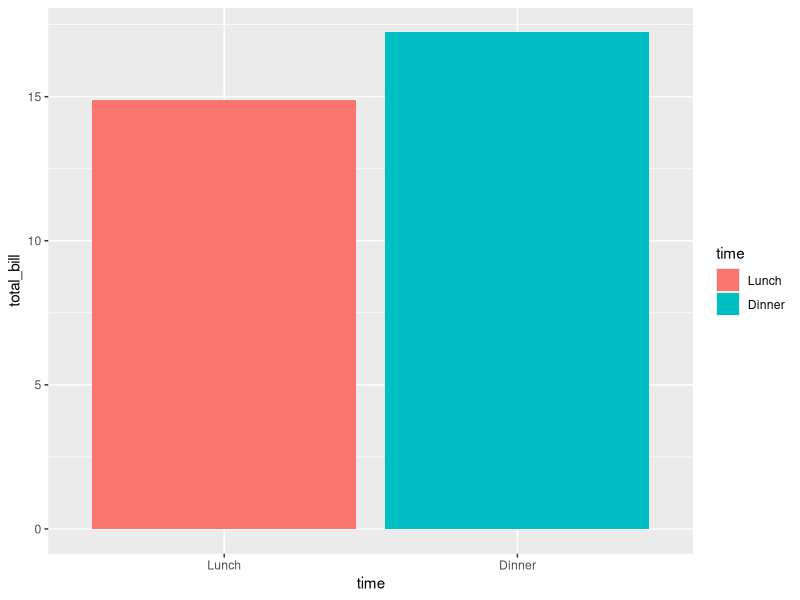

Reproduce this figure in R.
# Title     : TODO
# Objective : TODO
# Created by: ASUS
# Created on: 2022/7/27

library(ggplot2)
rm(list = ls())
dat <- data.frame(
  time = factor(c("Lunch","Dinner"),levels = c("Lunch","Dinner")),
  total_bill = c(14.89,17.23)

)
dat
ggplot(data=dat,aes(x=time,y=total_bill,fill=time))+
    geom_bar(stat = "identity")